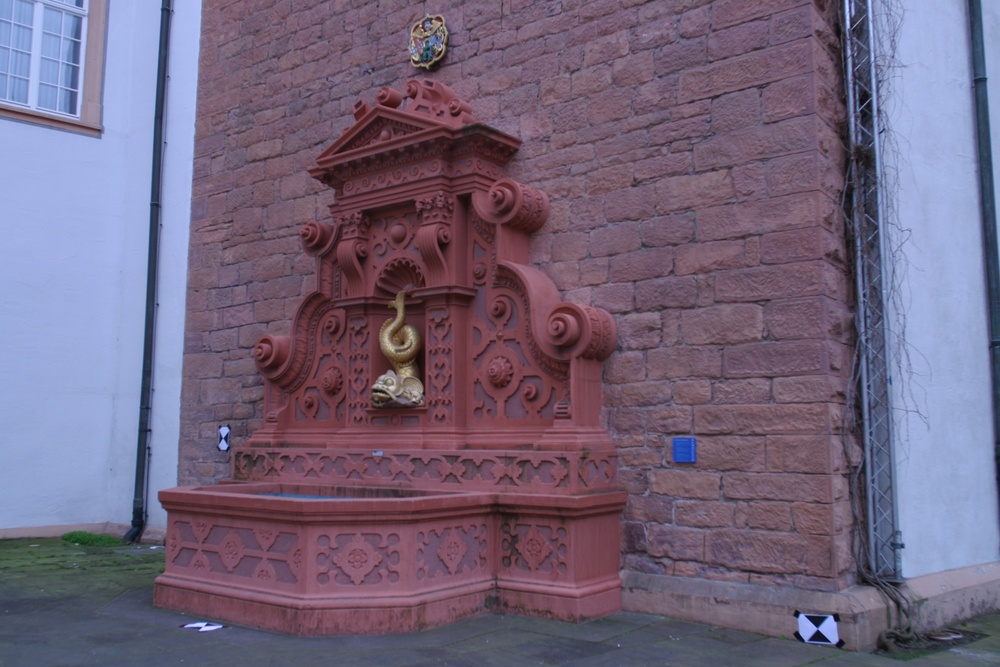
#> input picture data/fountain/fountain1.jpg, 1000 x 667 px, shrunk from 3072 x 2048 before the run
$ jupyter execute --allow-errors example_fountain.ipynb
#> lines starting #> are read from the running program, lines starting #| are printed output that depends on the picture
[cell 1]
import os
import sys
from time import time

import numpy as np

from skimage import io
from skimage.color import rgb2gray
from skimage.feature import plot_matches

from matplotlib import pyplot as plt

import pyoneacpose

# rootdir should be the root of the cloned repository
rootdir=os.getcwd()

# import MegaDepth (requires pytorch!)
sys.path.insert(1, rootdir + '/third_party/MegaDepth')
from third_party.MegaDepth import predict_depth

## Input: images and intrisic matrices

[cell 2]
# test image pair from the Fountaint scene from the Stretcha dataset
img_left_path  = rootdir + '/data/fountain/fountain1.jpg'
img_right_path = rootdir + '/data/fountain/fountain2.jpg'
# camera intrinsics
K_l = np.array([[2759.48283298038, -0.003137760841696036, 1520.691982926761],[0, 2764.163002963838, 1006.815753618771],[0.0, 0.0, 1.0]])
K_r = np.array([[2759.482374487322, -0.0007614113179243986, 1520.686679546194], [0, 2764.161104082092, 1006.811196104147], [0, 0, 1.000000319853269]])

[cell 3]
# read images
img_left = np.float32(rgb2gray(io.imread(img_left_path)))
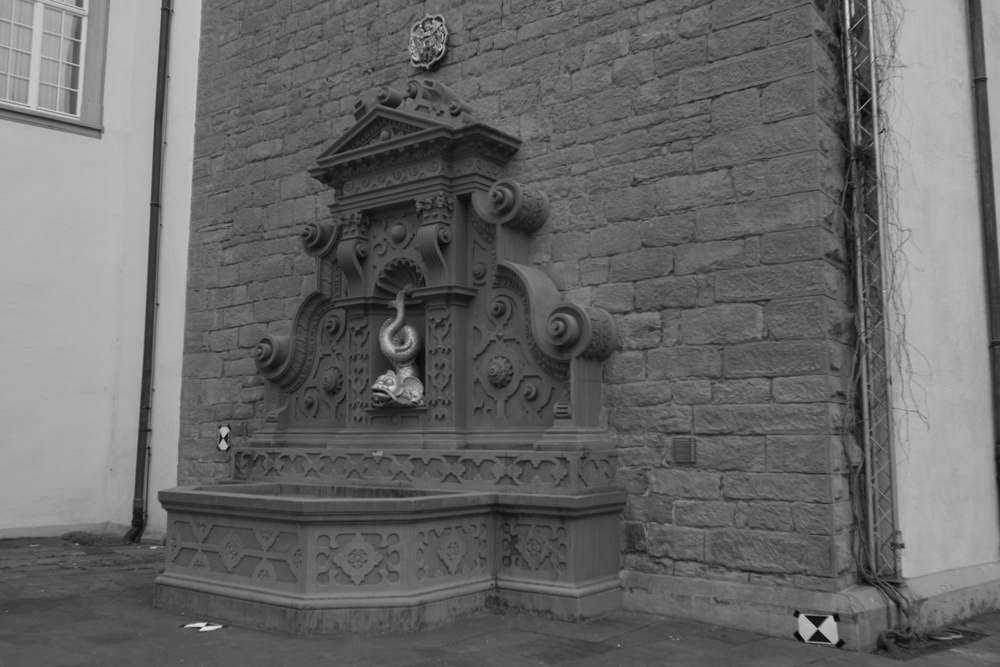
#> img_left: shape (667, 1000) float32; min 0.02, max 0.865, mean 0.41
img_right = np.float32(rgb2gray(io.imread(img_right_path)))
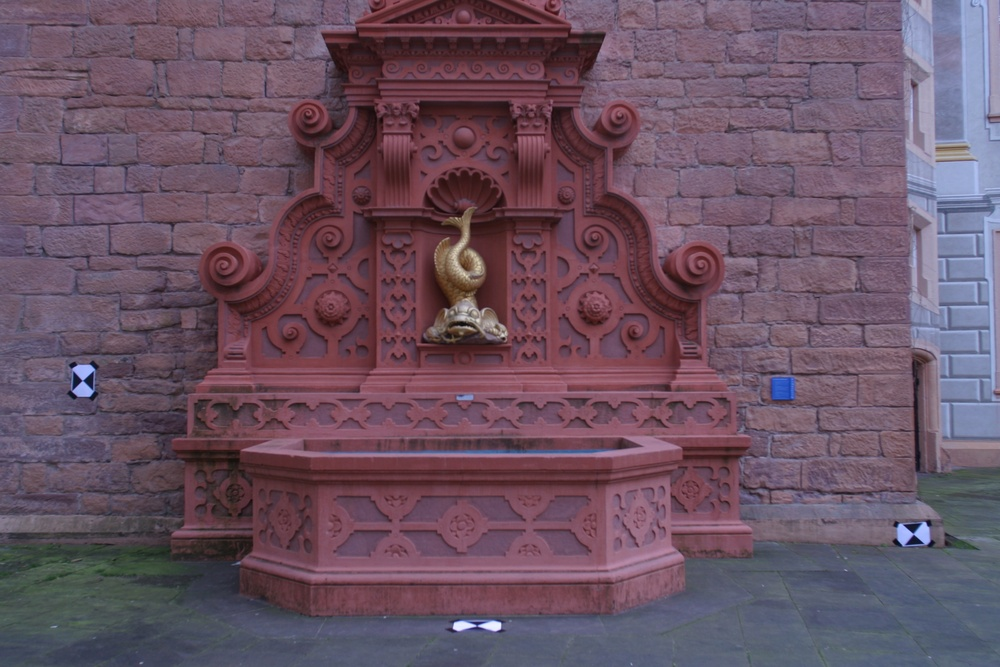
#> input picture data/fountain/fountain2.jpg, 1000 x 667 px, shrunk from 3072 x 2048 before the run
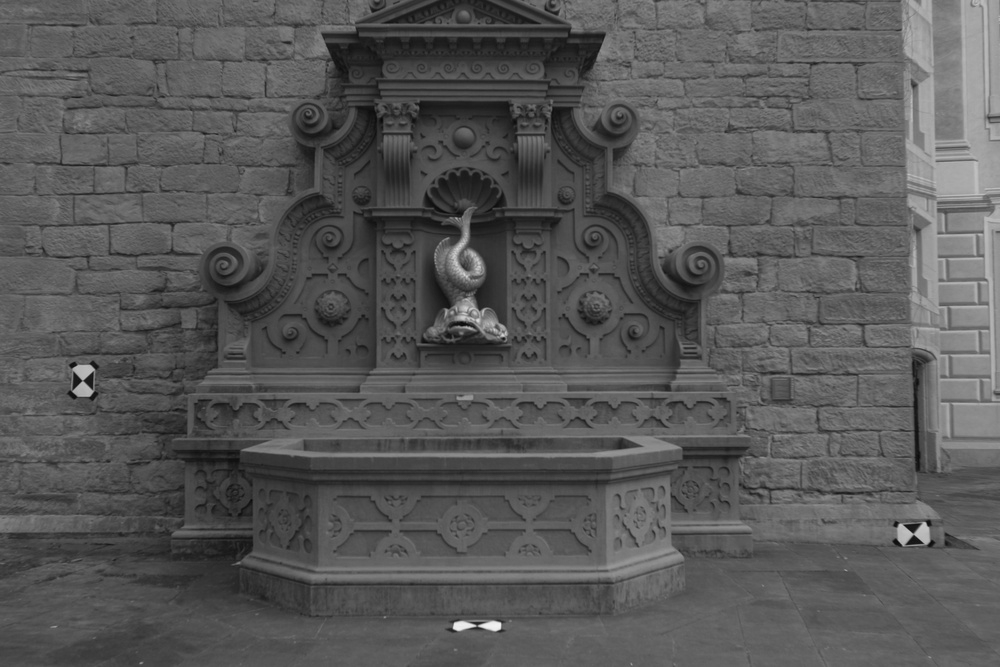
#> img_right: shape (667, 1000) float32; min 0.0357, max 0.952, mean 0.346
